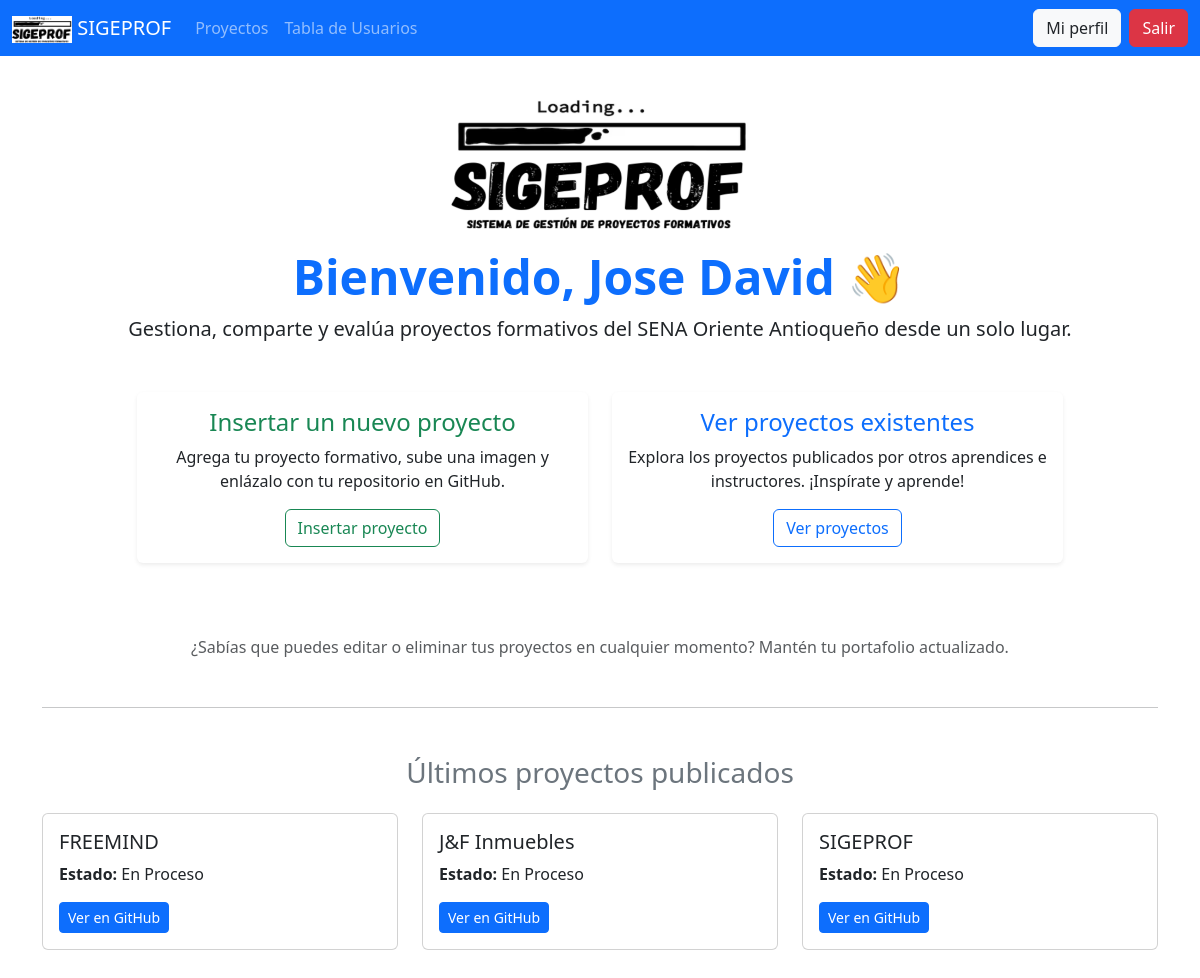
Page /app/home (signed in) on the earlier database version.
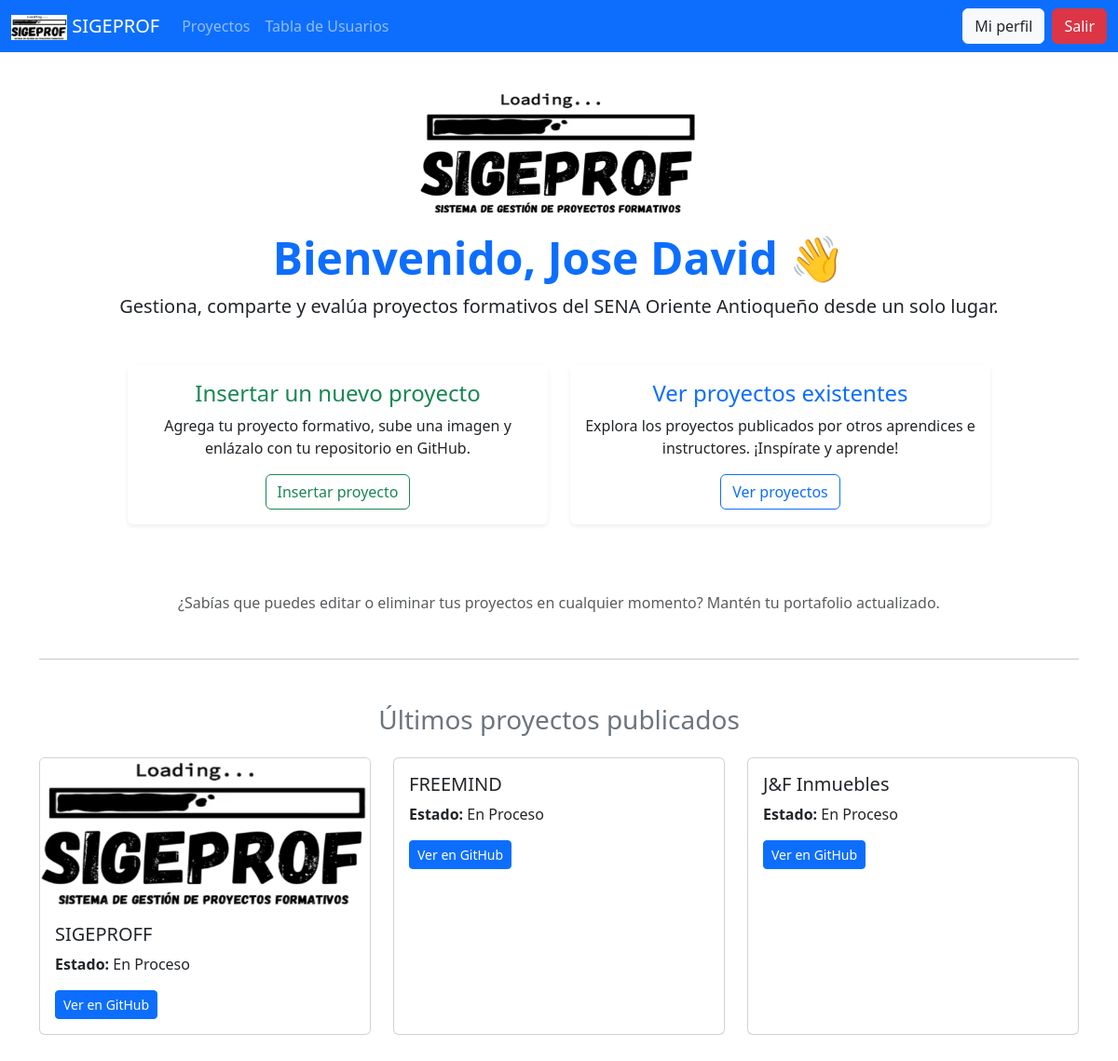
Same page on the later database version.
### tables this page shows
CREATE TABLE `instructor` (
  `id` int(11) NOT NULL,
  `DNI` int(11) NOT NULL,
  `nombre` varchar(25) NOT NULL,
  `apellido` varchar(25) NOT NULL,
  `edad` int(11) NOT NULL,
  `correo` varchar(35) NOT NULL,
  `nombre_de_usuario` varchar(20) NOT NULL,
  `contrasenha` varchar(60) NOT NULL,
  `rol` varchar(15) NOT NULL DEFAULT '''aprendiz''',
  `token` varchar(60) NOT NULL,
  `regdate` datetime NOT NULL DEFAULT current_timestamp(),
  `borndate` date DEFAULT NULL,
  `picture` varchar(100) NOT NULL DEFAULT 'profile/blank.png',
  `aboutme` varchar(200) NOT NULL
);

CREATE TABLE `proyecto` (
  `id` int(11) NOT NULL,
  `nombre` varchar(25) NOT NULL,
  `estado` varchar(15) NOT NULL,
  `enlace` varchar(255) DEFAULT NULL,
  `foto` varchar(255) DEFAULT NULL
);

### app/init.php (the view, shortened to what this page needs)
<nav class="navbar navbar-expand-sm navbar-dark bg-primary fixed-top">
    <div class="container-fluid">
        <a class="navbar-brand" href="home">
            <img src="../assets/img/logo.png" alt="SIGEPROF Logo" style="width: 60px" /> SIGEPROF
        </a>
        <div class="collapse navbar-collapse" id="collapsibleNavbar">
            <ul class="navbar-nav me-auto mb-2 mb-lg-0">
                <li class="nav-item"><a class="nav-link" href="home?page=proj">Proyectos</a></li>
                <li class="nav-item"><a class="nav-link" href="home?page=tableusers">Tabla de Usuarios</a></li>
            </ul>
            <div class="d-flex">
                <a href="home?page=perfil" class="btn btn-light text-dark me-2">Mi perfil</a>
                <a href="./logout" class="btn btn-danger">Salir</a>
            </div>
        </div>
    </div>
</nav>
<section class="container py-5 mt-5">
    <div class="text-center mb-5">
        <img src="../assets/img/logo.png" alt="SIGEPROF Logo" style="width: 300px;" class="mb-3">
        <h1 class="display-5 fw-bold text-primary">Bienvenido, <?php echo htmlspecialchars($data['nombre']); ?> 👋</h1>
        <p class="lead">Gestiona, comparte y evalúa proyectos formativos del SENA Oriente Antioqueño desde un solo lugar.</p>
    </div>
    <div class="row justify-content-center">
        <div class="col-md-5 mb-4">
            <div class="card shadow-sm border-0">
                <div class="card-body text-center">
                    <h4 class="card-title text-success">Insertar un nuevo proyecto</h4>
                    <p class="card-text">Agrega tu proyecto formativo, sube una imagen y enlázalo con tu repositorio en GitHub.</p>
                    <a href="home?page=insproj" class="btn btn-outline-success">Insertar proyecto</a>
                </div>
            </div>
        </div>
        <div class="col-md-5 mb-4">
            <div class="card shadow-sm border-0">
                <div class="card-body text-center">
                    <h4 class="card-title text-primary">Ver proyectos existentes</h4>
                    <p class="card-text">Explora los proyectos publicados por otros aprendices e instructores. ¡Inspírate y aprende!</p>
                    <a href="home?page=proj" class="btn btn-outline-primary">Ver proyectos</a>
                </div>
            </div>
        </div>
    </div>
    <div class="text-center mt-5">
        <p class="text-muted">¿Sabías que puedes editar o eliminar tus proyectos en cualquier momento? Mantén tu portafolio actualizado.</p>
    </div>
    <hr class="my-5">
    <h3 class="text-center mb-4 text-secondary">Últimos proyectos publicados</h3>
    <div class="row row-cols-1 row-cols-md-3 g-4">
        <?php
        $stmt = $conn->query("SELECT * FROM proyecto ORDER BY id DESC LIMIT 3");
        $ultimos = $stmt->fetchAll(PDO::FETCH_ASSOC);
        if (count($ultimos) === 0) {
            echo '<p class="text-center text-muted">Aún no hay proyectos registrados.</p>';
        } else {
            foreach ($ultimos as $proyecto) {
                echo '
                <div class="col">
                    <div class="card h-100">
                        ' . ($proyecto['foto'] ? '<img src="' . $proyecto['foto'] . '" class="card-img-top" alt="Foto del proyecto">' : '') . '
                        <div class="card-body">
                            <h5 class="card-title">' . htmlspecialchars($proyecto['nombre']) . '</h5>
                            <p class="card-text"><strong>Estado:</strong> ' . htmlspecialchars($proyecto['estado']) . '</p>
                            <a href="' . htmlspecialchars($proyecto['enlace']) . '" class="btn btn-sm btn-primary" target="_blank">Ver en GitHub</a>
                        </div>
                    </div>
                </div>';
            }
        }
        ?>
    </div>
</section>

### app/home.php (shortened to what this page needs)
<?php
include "conn.php";
if (isset($_SESSION['instructor']) && isset($_SESSION['id']) && isset($_SESSION['rol']) ) {
    $search = $conn->prepare("SELECT * FROM instructor WHERE correo = ? AND id = ? AND rol = ?");
    $search->bindParam(1, $_SESSION['instructor']);
    $search->bindParam(2, $_SESSION['id']);
    $search->bindParam(3, $_SESSION['rol']);
    $search->execute();
    $data = $search->fetch(PDO::FETCH_ASSOC);
    if (is_array($data)) {
?>
<!DOCTYPE html>
<html lang="es-CO" class="h-100">
<head>
    <link rel="stylesheet" href="../assets/css/bootstrap.min.css">
</head>
<body class="h-100">
    <header>
        <nav class="navbar navbar-expand-sm bg-dark navbar-dark fixed-top">
            <div class="container-fluid">
                <a class="navbar-brand" href="home">
                </a>
                <div class="collapse navbar-collapse" id="collapsibleNavbar">
                    <ul class="navbar-nav me-auto">
                        <li class="nav-item">
                            <a class="nav-link" href="?page=proj">Proyectos</a>
                        </li>
                        <li class="nav-item">
                            <a class="nav-link" href="?page=tableusers">Tabla de Usuarios</a>
                        </li>
                    </ul>
                    <div class="d-flex">
                        <a href="?page=perfil" class="btn btn-danger">Mi perfil</a>
                        <a href="./logout" class="btn btn-primary">Salir</a>
                    </div>
                </div>
            </div>
        </nav>
        <?php
        $page = isset($_GET['page']) ? strtolower($_GET['page']) : 'home';
        if ($page == 'home') {
            require_once 'init.php';
        }
        ?>
    </header>
<?php
    }
}else {
    header("Location: ./");
    exit();
}
?>
</body>
</html>

Differences in the rows shown:
no longer on this page (row unchanged): proyecto: nombre "SIGEPROF", estado "En Proceso"
added proyecto: foto (picture), nombre "SIGEPROFF", estado "En Proceso"
